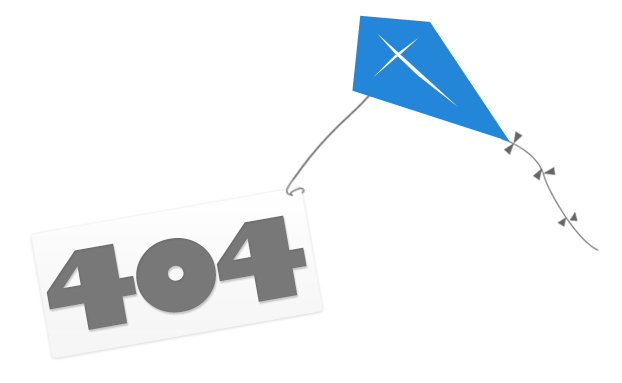
#> input picture dataHub/src/assets/404.jpeg, 622 x 383 px
$ python -i degradation.py   (imports and definitions only)
#> lines starting #> are read from the running program, lines starting #| are printed output that depends on the picture
#> further down, picture is the input picture: shape (383, 622, 3); mean B, G, R 244.6, 241.2, 237.2
# Copyright 2021-2022 The Alibaba Fundamental Vision Team Authors. All rights reserved.
import math
import os
import random

import cv2
import numpy as np
import scipy
import scipy.stats as stats
import torch
from scipy import ndimage
from scipy.interpolate import interp2d
from scipy.linalg import orth

os.environ['KMP_DUPLICATE_LIB_OK'] = 'TRUE'

__all__ = ['degradation_bsrgan_light', 'degradation_bsrgan']


# --------------------------------------------
# get uint8 image of size HxWxn_channles (RGB)
# --------------------------------------------
# [13 lines left out: function imread_uint, not called in this run]


# --------------------------------------------
# numpy(single) [0, 1] <--->  numpy(unit)
# --------------------------------------------


def uint2single(img):
    return np.float32(img / 255.)


def single2uint(img):
    return np.uint8((img.clip(0, 1) * 255.).round())


def uint162single(img):
    return np.float32(img / 65535.)


def single2uint16(img):
    return np.uint16((img.clip(0, 1) * 65535.).round())


# [85 lines left out: functions rgb2ycbcr, ycbcr2rgb, bgr2ycbcr, channel_convert, not called in this run]


'''
# --------------------------------------------
# metric, PSNR and SSIM
# --------------------------------------------
'''


# --------------------------------------------
# PSNR
# --------------------------------------------
# [70 lines left out: functions calculate_psnr, calculate_ssim, ssim, not called in this run]


'''
# --------------------------------------------
# matlab's bicubic imresize (numpy and torch) [0, 1]
# --------------------------------------------
'''


# matlab 'imresize' function, now only support 'bicubic'
# [219 lines left out: functions cubic, calculate_weights_indices, imresize, imresize_np, not called in this run]


"""
# --------------------------------------------
# Super-Resolution
# --------------------------------------------
#
# Kai Zhang (cskaizhang@gmail.com)
# https://github.com/cszn
# From 2019/03--2021/08
# --------------------------------------------
"""


# [11 lines left out: function modcrop_np, not called in this run]


"""
# --------------------------------------------
# anisotropic Gaussian kernels
# --------------------------------------------
"""


# [146 lines left out: functions analytic_kernel, anisotropic_Gaussian, gm_blur_kernel, shift_pixel, blur, gen_kernel, not called in this run]


def fspecial_gaussian(hsize, sigma):
    hsize = [hsize, hsize]
    siz = [(hsize[0] - 1.0) / 2.0, (hsize[1] - 1.0) / 2.0]
    std = sigma
    [x, y] = np.meshgrid(
        np.arange(-siz[1], siz[1] + 1), np.arange(-siz[0], siz[0] + 1))
    arg = -(x * x + y * y) / (2 * std * std)
    h = np.exp(arg)
    h[h < scipy.finfo(float).eps * h.max()] = 0
    sumh = h.sum()
    if sumh != 0:
        h = h / sumh
    return h


# [7 lines left out: function fspecial_laplacian, not called in this run]


def fspecial(filter_type, *args, **kwargs):
    '''
    python code from:
    https://github.com/ronaldosena/imagens-medicas-2/blob/40171a6c259edec7827a6693a93955de2bd39e76/Aulas/aula_2_-_uniform_filter/matlab_fspecial.py
    '''
    if filter_type == 'gaussian':
        return fspecial_gaussian(*args, **kwargs)
    if filter_type == 'laplacian':
        return fspecial_laplacian(*args, **kwargs)


"""
# --------------------------------------------
# degradation models
# --------------------------------------------
"""


# [214 lines left out: functions bicubic_degradation, srmd_degradation, dpsr_degradation, classical_degradation, add_sharpening, add_blur_1 and 6 more, not called in this run]


def degradation_bsrgan_light(image, sf=4, isp_model=None):
    """
    This is the variant of the degradation model of BSRGAN from the paper
    "Designing a Practical Degradation Model for Deep Blind Image Super-Resolution"
    ----------
    sf: scale factor
    isp_model: camera ISP model
    Returns
    -------
    img: low-quality patch, size: lq_patchsizeXlq_patchsizeXC, range: [0, 1]
    hq: corresponding high-quality patch, size: (lq_patchsizexsf)X(lq_patchsizexsf)XC, range: [0, 1]
    """
    image = uint2single(image)
    _, jpeg_prob, scale2_prob = 0.25, 0.9, 0.25
    # sf_ori = sf

    h1, w1 = image.shape[:2]
#> h1 = 383; w1 = 622
    image = image.copy()[:w1 - w1 % sf, :h1 - h1 % sf, ...]  # mod crop
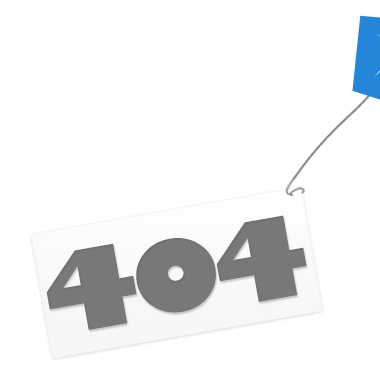
#> image: shape (383, 380, 3) float32; mean of channels 0, 1, 2 0.943, 0.938, 0.933; drawn as B, G, R
    h, w = image.shape[:2]
#> h = 383; w = 380

    # hq = image.copy()

    if sf == 4 and random.random() < scale2_prob:  # downsample1
        if np.random.rand() < 0.5:
            image = cv2.resize(
                image,
                (int(1 / 2 * image.shape[1]), int(1 / 2 * image.shape[0])),
                interpolation=random.choice([1, 2, 3]))
        else:
            image = imresize_np(image, 1 / 2, True)
        image = np.clip(image, 0.0, 1.0)
        sf = 2

    shuffle_order = random.sample(range(7), 7)
    idx1, idx2 = shuffle_order.index(2), shuffle_order.index(3)
    if idx1 > idx2:  # keep downsample3 last
        shuffle_order[idx1], shuffle_order[idx2] = shuffle_order[
            idx2], shuffle_order[idx1]

    for i in shuffle_order:

        if i == 0:
            image = add_blur_1(image, sf=sf)
        elif i == 2:
            a, b = image.shape[1], image.shape[0]
            # downsample2
            if random.random() < 0.8:
                sf1 = random.uniform(1, 2 * sf)
                image = cv2.resize(
                    image, (int(1 / sf1 * image.shape[1]),
                            int(1 / sf1 * image.shape[0])),
                    interpolation=random.choice([1, 2, 3]))
            else:
                k = fspecial('gaussian', 25, random.uniform(0.1, 0.6 * sf))
                k_shifted = shift_pixel(k, sf)
                k_shifted = k_shifted / k_shifted.sum(
                )  # blur with shifted kernel
                image = ndimage.filters.convolve(
                    image, np.expand_dims(k_shifted, axis=2), mode='mirror')
                image = image[0::sf, 0::sf, ...]  # nearest downsampling
            image = np.clip(image, 0.0, 1.0)
        elif i == 3:
            # downsample3
            image = cv2.resize(
                image, (int(1 / sf * a), int(1 / sf * b)),
                interpolation=random.choice([1, 2, 3]))
            image = np.clip(image, 0.0, 1.0)
        elif i == 4:
            # add Gaussian noise
            image = add_Gaussian_noise(image, noise_level1=1, noise_level2=2)
        elif i == 5:
            # add JPEG noise
            if random.random() < jpeg_prob:
                image = add_JPEG_noise(image)

    # add final JPEG compression noise
    image = add_JPEG_noise(image)
    image = single2uint(image)
    return image


# [100 lines left out: functions add_blur_2, degradation_bsrgan, not called in this run]

>>> import cv2
>>> picture = cv2.imread('../../../../../../../../dataHub/src/assets/404.jpeg')
#> (the run stopped early here; a loop or call above may not have finished)
